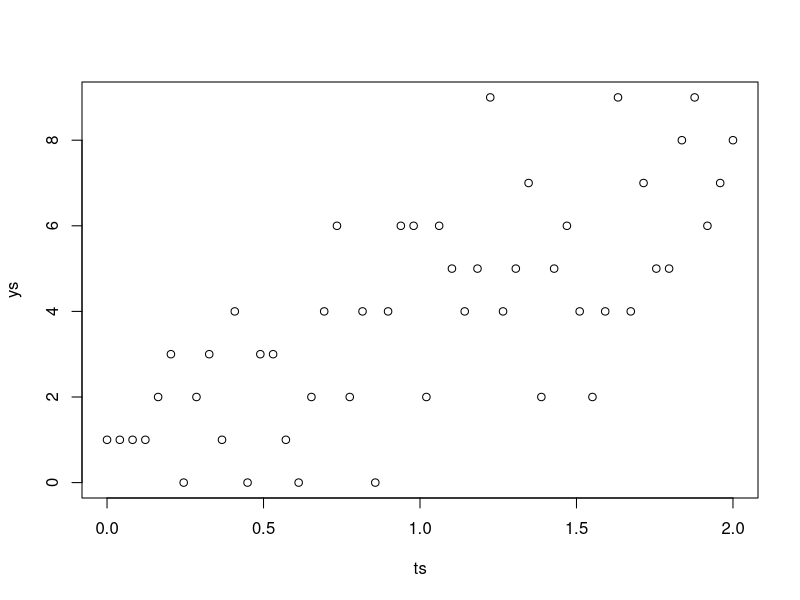
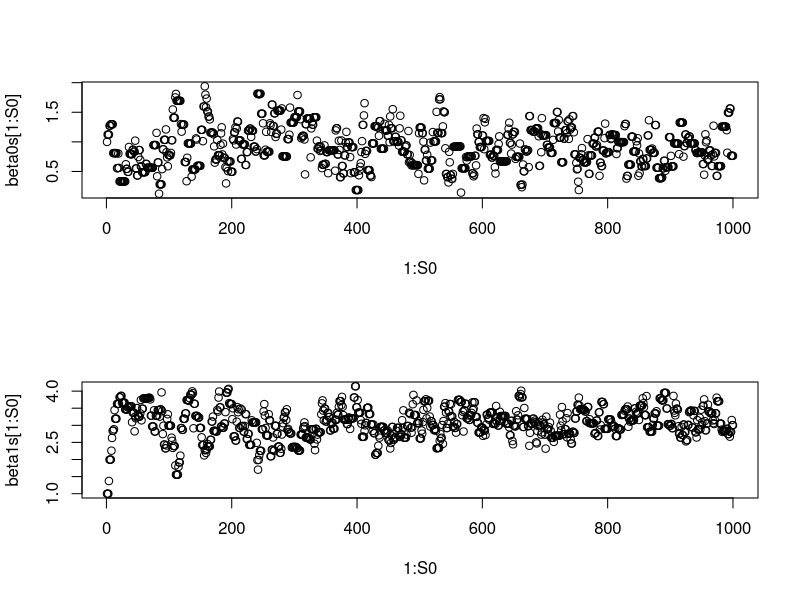
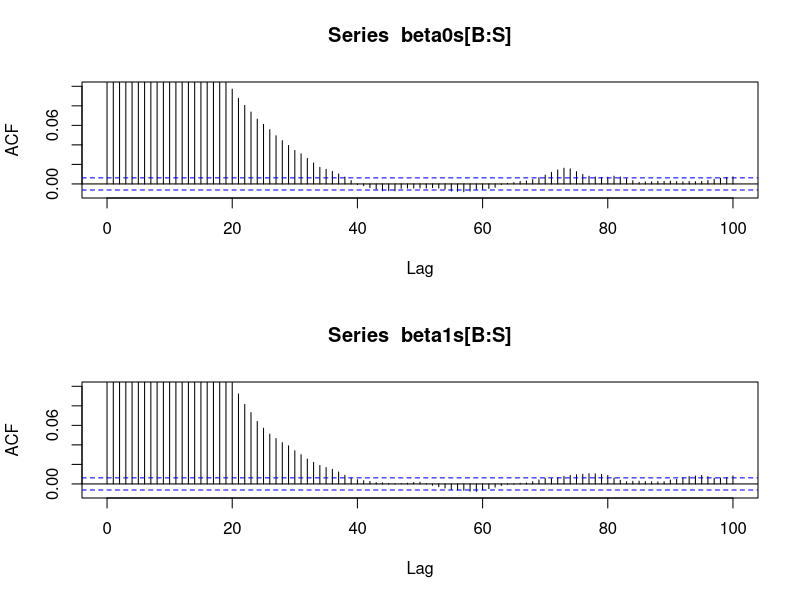
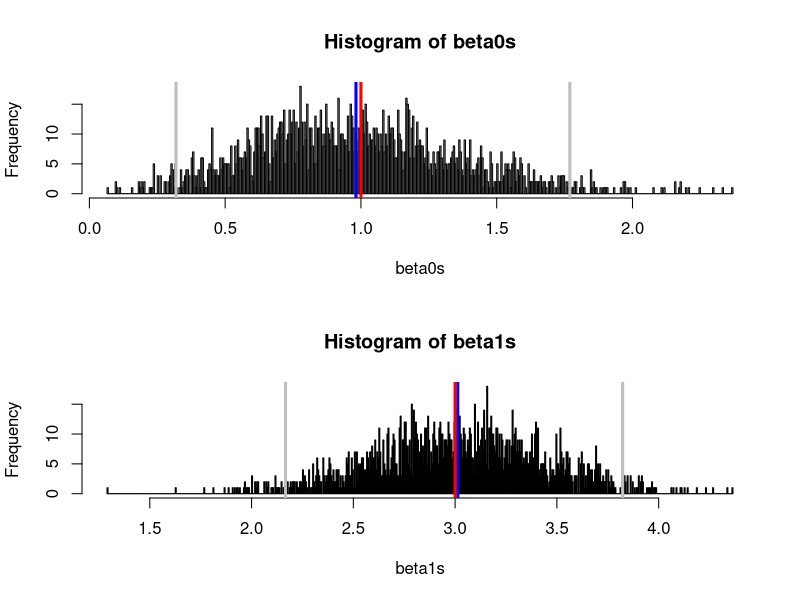

These charts were generated, in order, by the following R code:
#hyperparams
sigma_mh = 0.5 #MH sampling variance

set.seed(1984)

#data
n = 50
true_beta0 = 1
true_beta1 = 3
ts = seq(0, 2, length.out = n)
ys = array(NA, n)
for (i in 1 : n){
	ys[i] = rpois(1, true_beta0 + true_beta1 * ts[i])
}
plot(ts, ys)
#plot
# 
# par(mfrow = c(1,1))
# mod = lm(ys ~ ts)
# coef(mod)
# abline(a = coef(mod)[1], b = coef(mod)[2], col = "lightgray")

#chains
S = 1e5
beta0s = array(NA, S)
beta1s = array(NA, S)
#start vals
beta0s[1] = 1
beta1s[1] = 1
accbeta0s = array(TRUE, S)
accbeta1s = array(TRUE, S)

ln_p_beta_0_beta_1_given_y_t = function(b0, b1){
	sum(log(dpois(ys, b0 + b1 * ts)))
}

for (t in 2 : S){
	beta0 = beta0s[t - 1]
	beta1 = beta1s[t - 1]
	
	#sample beta_0 first
	beta0star = rnorm(1, beta0, sigma_mh)
	#calc r
#	r = p_beta_0_beta_1_given_y_t(beta0star, beta1) / dnorm(beta0, beta0star, sigma_mh) / 
#			(p_beta_0_beta_1_given_y_t(beta0, beta1) / dnorm(beta0star, beta0, sigma_mh))
	ln_r = ln_p_beta_0_beta_1_given_y_t(beta0star, beta1) - ln_p_beta_0_beta_1_given_y_t(beta0, beta1)
	if (is.nan(ln_r) || runif(1) > exp(ln_r)){
		#reject
		beta0star = beta0
		accbeta0s[t] = FALSE
	} #o/t accept
	
	#sample beta1 next
	beta1star = rnorm(1, beta1, sigma_mh)
	#calc r
#	r = p_beta_0_beta_1_given_y_t(beta0star, beta1star) / dnorm(beta1, beta1star, sigma_mh) / 
#			(p_beta_0_beta_1_given_y_t(beta0star, beta1) / dnorm(beta1star, beta1, sigma_mh))
	ln_r = ln_p_beta_0_beta_1_given_y_t(beta0star, beta1star) - ln_p_beta_0_beta_1_given_y_t(beta0star, beta1)
	if (is.nan(ln_r) || runif(1) > exp(ln_r)){
		#reject
		beta1star = beta1
		accbeta1s[t] = FALSE
	} #o/t accept
	
	#record
	beta0s[t] = beta0star
	beta1s[t] = beta1star
}


###assess convergence
S0 = 1000
par(mfrow = c(2, 1))

plot(1 : S0, beta0s[1 : S0])
# abline(h = mean(beta0s[B : S0]), col = "blue")
# abline(h = true_beta0, col = "red")
# abline(v = B, col = "grey")

plot(1 : S0, beta1s[1 : S0])
# abline(h = mean(beta1s[B : S0]), col = "blue")
# abline(h = true_beta1, col = "red")
# abline(v = B, col = "grey")
#plot

B = 400

##assess autocorrelation

par(mfrow = c(2, 1))
Kmax = 100
corr_max = 0.1
corr_min = -0.01
acf(beta0s[B : S], xlim = c(0, Kmax), ylim = c(corr_min, corr_max), lag.max = Kmax)
acf(beta1s[B : S], xlim = c(0, Kmax), ylim = c(corr_min, corr_max), lag.max = Kmax)
#plot

THIN = 50

#burn and thin
beta0s = beta0s[B : S]
beta0s = beta0s[seq(1, S - B, by = THIN)]
beta1s = beta1s[B : S]
beta1s = beta1s[seq(1, S - B, by = THIN)]


#look at posteriors with post-exp at 95% CI
par(mfrow = c(2, 1))


hist(beta0s, br = 500)
abline(v = mean(beta0s), col = "blue", lwd = 3)
abline(v = quantile(beta0s, 0.025), col = "grey", lwd = 3)
abline(v = quantile(beta0s, 0.975), col = "grey", lwd = 3)
abline(v = true_beta0, col = "red", lwd = 3)

hist(beta1s, br = 500)
abline(v = mean(beta1s), col = "blue", lwd = 3)
abline(v = quantile(beta1s, 0.025), col = "grey", lwd = 3)
abline(v = quantile(beta1s, 0.975), col = "grey", lwd = 3)
abline(v = true_beta1, col = "red", lwd = 3)
#plot

#assess the efficiency of the MH-steps
sum(accbeta0s) / S
sum(accbeta1s) / S
#print

